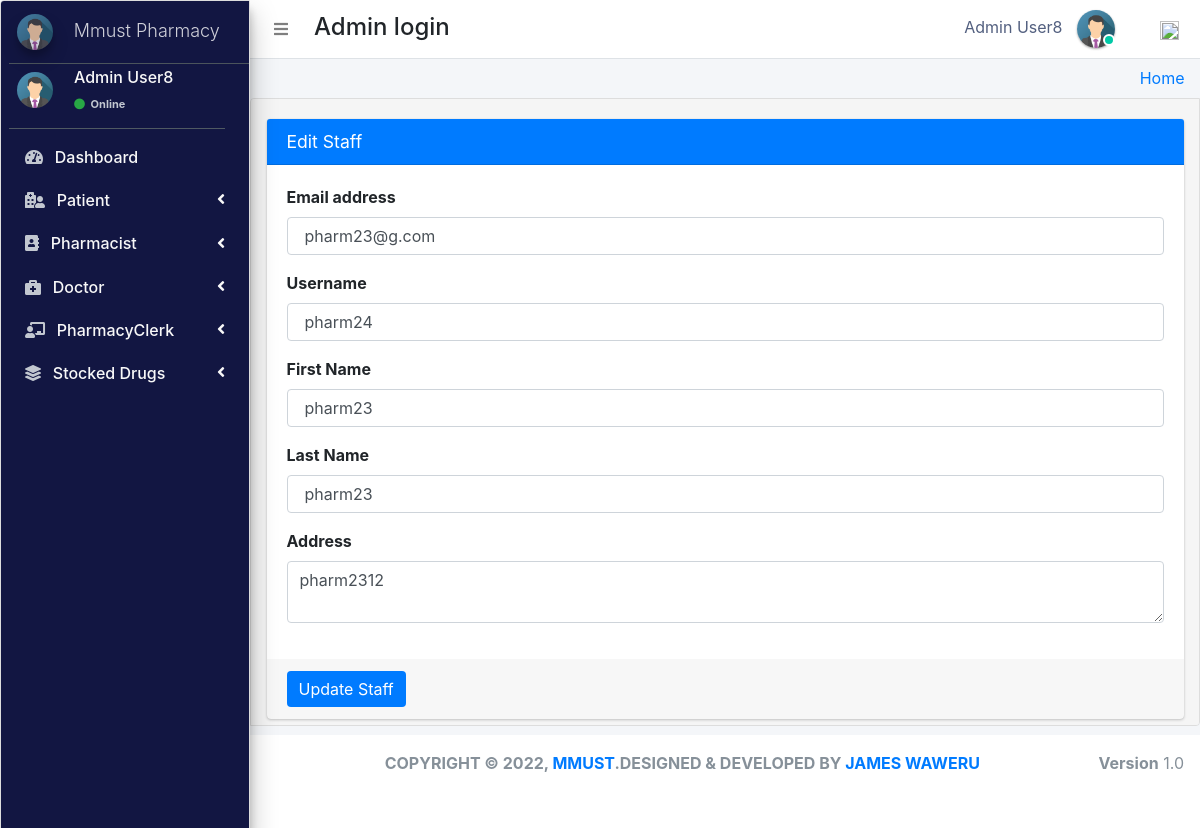
Page /admin_user/edit_pharmacist/21/ (signed in) on the earlier database version.
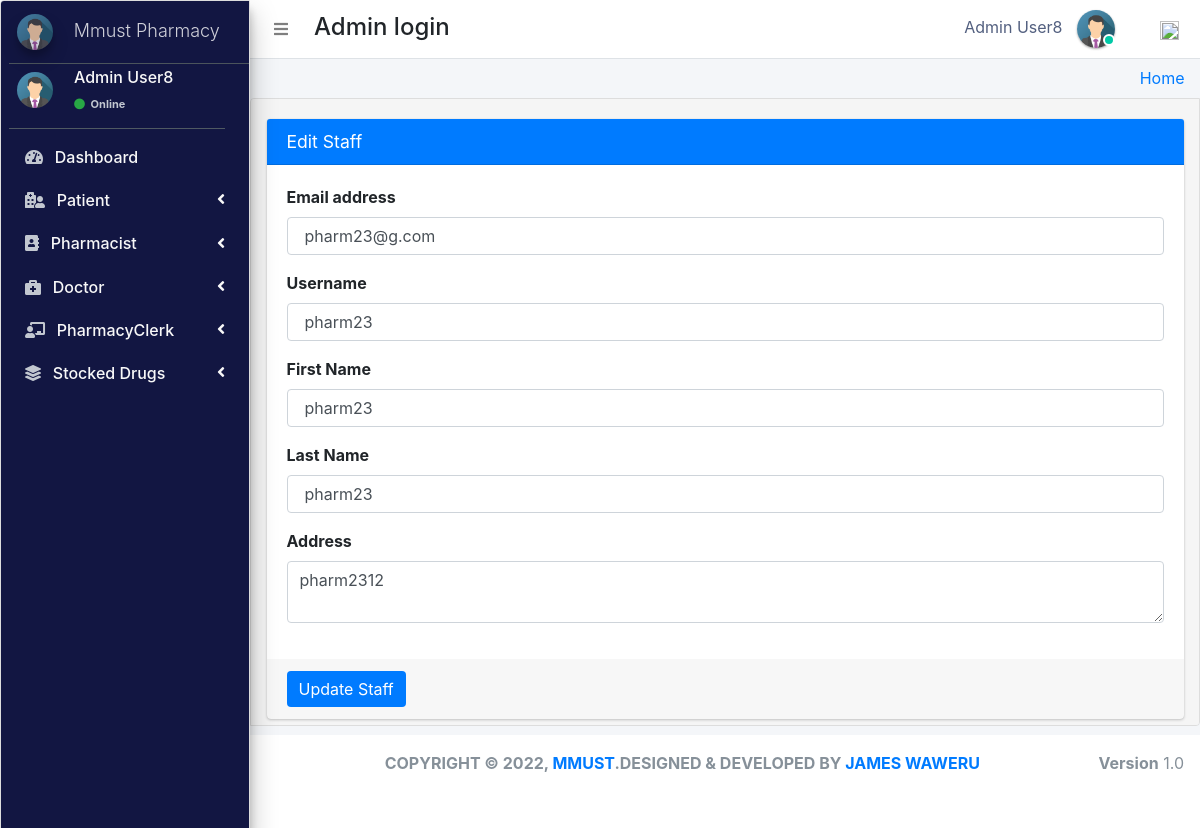
Same page on the later database version.
### pharmacy/models.py (models this page shows, shortened)
class Pharmacist(models.Model):
    gender_category=(
        ('Male','Male'),
        ('Female','Female'),
    )
    admin = models.OneToOneField(CustomUser,null=True, on_delete = models.CASCADE)
    emp_no=models.CharField(max_length=100,null=True,blank=True)
    age= models.IntegerField(default='0', blank=True, null=True)
    gender=models.CharField(max_length=100,null=True,choices=gender_category)
    mobile =models.CharField(max_length=10,null=True,blank=True)
    address=models.CharField(max_length=300,null=True,blank=True)
    profile_pic=models.ImageField(default="images2.png",null=True,blank=True)
    created_at = models.DateTimeField(auto_now_add=True)
    updated_at = models.DateTimeField(auto_now=True)
    objects = models.Manager()

class CustomUser(AbstractUser):
    user_type_data = ((1, "AdminHOD"), (2, "Pharmacist"), (3, "Doctor"), (4, "PharmacyClerk"),(5, "Patients"))
    user_type = models.CharField(default=1, choices=user_type_data, max_length=10)

### pharmacy/HODViews.py (the view)
@require_http_methods(["GET"])
def edit_pharmacist_form(request, staff_id):
    staff = Pharmacist.objects.get(admin=staff_id)
    context = {
        "staff": staff,
        "id": staff_id,
        'title': "Edit Pharmacist "
    }
    return render(request, "hod_templates/edit_pharmacist.html", context)

### pharmacy/templates/hod_templates/edit_pharmacist.html (shortened to what this page needs)
{% extends 'hod_templates/base_template.html'%} {% block main_content %}
<section class="content">
    <div class="container-fluid">
        <div class="row">
            <div class="col-md-12">
                <div class="card card-primary">
                    <div class="card-header">
                        <h3 class="card-title">Edit Staff</h3>
                    </div>
                    <form role="form" method="POST" action="post/">
                        <div class="card-body">
                            <div class="form-group">
                                <label>Email address</label>
                                <input type="email" class="form-control" name="email" value="{{ staff.admin.email }}">
                            </div>
                            <div class="form-group">
                                <label>Username</label>
                                <input type="text" class="form-control" name="username" value="{{ staff.admin.username }}">
                            </div>
                            <div class="form-group">
                                <label>First Name</label>
                                <input type="text" class="form-control" name="first_name" value="{{ staff.admin.first_name }}">
                            </div>
                            <div class="form-group">
                                <label>Last Name</label>
                                <input type="text" class="form-control" name="last_name" value="{{ staff.admin.last_name }}">
                            </div>
                            <div class="form-group">
                                <label>Address</label>
                                <textarea class="form-control" name="address">{{ staff.address }}</textarea>
                            </div>
                        </div>
                        <div class="card-footer">
                            <button type="submit" class="btn btn-primary">Update Staff</button>
                        </div>
                    </form>
                </div>
            </div>
        </div>
    </div>
</section>
{% endblock %}

Differences in the rows shown:
changed Pharmacist "pharm2312": username "pharm24" → "pharm23"
